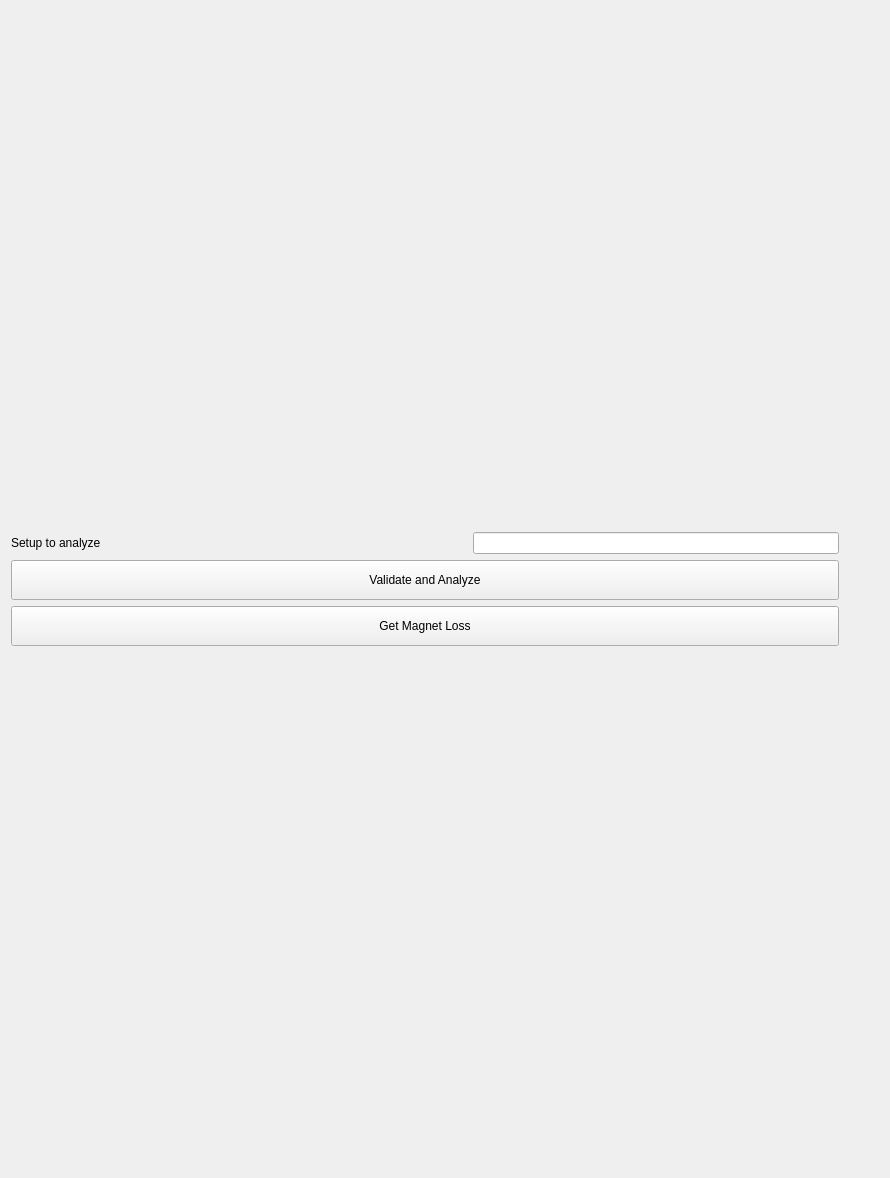
<?xml version="1.0" encoding="UTF-8"?>
<ui version="4.0">
 <class>PostProcessing</class>
 <widget class="QWidget" name="PostProcessing">
  <property name="geometry">
   <rect>
    <x>0</x>
    <y>0</y>
    <width>890</width>
    <height>1178</height>
   </rect>
  </property>
  <property name="sizePolicy">
   <sizepolicy hsizetype="Expanding" vsizetype="Expanding">
    <horstretch>0</horstretch>
    <verstretch>0</verstretch>
   </sizepolicy>
  </property>
  <property name="windowTitle">
   <string>Form</string>
  </property>
  <property name="post-processing" stdset="0">
   <rect>
    <x>9</x>
    <y>9</y>
    <width>701</width>
    <height>441</height>
   </rect>
  </property>
  <layout class="QVBoxLayout" name="verticalLayout">
   <item>
    <layout class="QHBoxLayout" name="horizontalLayout">
     <item>
      <layout class="QVBoxLayout" name="verticalLayout_3">
       <item>
        <layout class="QHBoxLayout" name="horizontalLayout_2">
         <item>
          <widget class="QLabel" name="setup_name_label">
           <property name="sizePolicy">
            <sizepolicy hsizetype="Preferred" vsizetype="Preferred">
             <horstretch>0</horstretch>
             <verstretch>0</verstretch>
            </sizepolicy>
           </property>
           <property name="minimumSize">
            <size>
             <width>0</width>
             <height>0</height>
            </size>
           </property>
           <property name="text">
            <string>Setup to analyze</string>
           </property>
          </widget>
         </item>
         <item>
          <spacer name="horizontalSpacer_6">
           <property name="orientation">
            <enum>Qt::Horizontal</enum>
           </property>
           <property name="sizeHint" stdset="0">
            <size>
             <width>40</width>
             <height>20</height>
            </size>
           </property>
          </spacer>
         </item>
         <item>
          <widget class="QLineEdit" name="setup_name"/>
         </item>
        </layout>
       </item>
       <item>
        <widget class="QPushButton" name="validate_and_analyze">
         <property name="minimumSize">
          <size>
           <width>0</width>
           <height>40</height>
          </size>
         </property>
         <property name="maximumSize">
          <size>
           <width>16777215</width>
           <height>16777215</height>
          </size>
         </property>
         <property name="text">
          <string>Validate and Analyze</string>
         </property>
        </widget>
       </item>
       <item>
        <widget class="QPushButton" name="get_magnet_loss">
         <property name="minimumSize">
          <size>
           <width>0</width>
           <height>40</height>
          </size>
         </property>
         <property name="maximumSize">
          <size>
           <width>16777215</width>
           <height>16777215</height>
          </size>
         </property>
         <property name="text">
          <string>Get Magnet Loss</string>
         </property>
        </widget>
       </item>
      </layout>
     </item>
     <item>
      <spacer name="horizontalSpacer">
       <property name="orientation">
        <enum>Qt::Horizontal</enum>
       </property>
       <property name="sizeType">
        <enum>QSizePolicy::Preferred</enum>
       </property>
       <property name="sizeHint" stdset="0">
        <size>
         <width>40</width>
         <height>20</height>
        </size>
       </property>
      </spacer>
     </item>
    </layout>
   </item>
  </layout>
 </widget>
 <resources/>
 <connections/>
</ui>
